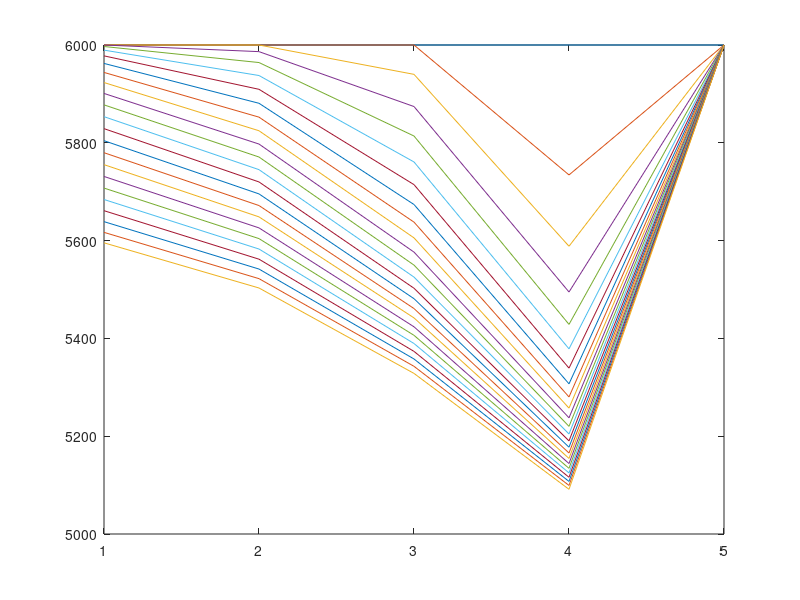

Here is the MATLAB script that generated this plot:
%Amir Mohyeddini
%EXPLICIT
%noflow______press.
%else is important




%%%%%%%%%%%%%%%%%%%%%%%%%%%%%%%%%%%%%%%%%%%%%%%%%%%%%%%%%%%%%%%%%%%%%%%%%%1
clc;
clear;
close all;
N=5;
phi=0.18;
deltax=zeros(1,N);
for i=1:N
   deltax(1,i)=1000; 
end
dy=1000;
dz=75;
% permx=15;
permx=zeros(1,N);
for i=1:N
   permx(1,i)=15; 
    
end
% Bo=1;
co=3.5e-6;
Bo=@(p) 1/(1+co*(p-4200));

muob=3.5;
pb=2635;
mu=@(p) 10;%muob*(p/pb)^(2.6*(p^1.187)*exp(-11.513+(-8.98e-5*p)));


pint=6000;
pr=6000;
deltat=15;
time=360;
nt=time/deltat;
pressure=zeros(nt,N);
pressure(1,:)=pint;
pressure(:,end)=pr;
betac=1.127e-3;
alphac=5.615;
Ax=dy*dz;
vb=Ax.*deltax;
q=zeros(1,N);
q(4)=-150;


for n=2:nt

    for i=1:N-1 

        if i==1 
         right=(betac*Ax*(deltax(1,i)+deltax(1,i+1))/(deltax(1,i)/permx(1,i)+deltax(1,i+1)/permx(1,i+1)))/(mu(1/2*(pressure(n-1,i)+pressure(n-1,i+1)))*Bo(1/2*(pressure(n-1,i)+pressure(n-1,i+1)))*(1/2*(deltax(1,i)+deltax(1,i+1))));
%          left=(betac*Ax*(deltax(1,i)+deltax(1,i))/(deltax(1,i)/permx(1,i)+deltax(1,i)/permx(1,i)))/(mu*Bo(1/2*(pressure(n-1,i)+pressure(n-1,i)))*(1/2*(deltax(1,i)+deltax(1,i))));
         pressure(n,i)=pressure(n-1,i)+((alphac*Bo(pressure(n-1,i))*deltat)/(vb(1,i)*phi*co))*q(1,i)+((alphac*Bo(pressure(n-1,i))*deltat)/(vb(1,i)*phi*co))*(right*pressure(n-1,i+1)-((right)*(pressure(n-1,i))));   

        elseif i==N-1
          right=(betac*Ax*(deltax(1,i)+deltax(1,i))/(deltax(1,i)/permx(1,i)+deltax(1,i)/permx(1,i)))/(mu(1/2*(pressure(n-1,i)+pressure(n-1,i)))*Bo(1/2*(pressure(n-1,i)+pressure(n-1,i)))*(1/2*(deltax(1,i)+deltax(1,i))));
         left=(betac*Ax*(deltax(1,i)+deltax(1,i-1))/(deltax(1,i)/permx(1,i)+deltax(1,i-1)/permx(1,i-1)))/(mu(1/2*(pressure(n-1,i)+pressure(n-1,i-1)))*Bo(1/2*(pressure(n-1,i)+pressure(n-1,i-1)))*(1/2*(deltax(1,i)+deltax(1,i-1))));
         pressure(n,i)=pressure(n-1,i)+(alphac*Bo(pressure(n-1,i))*deltat)/(vb(1,i)*phi*co)*q(1,i)+(alphac*Bo(pressure(n-1,i))*deltat)/(vb(1,i)*phi*co)*((right*pressure(n-1,i+1)-(right+left)*(pressure(n-1,i)))+(left*pressure(n-1,i-1)));   

      
        else
         right=(betac*Ax*(deltax(1,i)+deltax(1,i+1))/(deltax(1,i)/permx(1,i)+deltax(1,i+1)/permx(1,i+1)))/(mu(1/2*(pressure(n-1,i)+pressure(n-1,i+1)))*Bo(1/2*(pressure(n-1,i)+pressure(n-1,i+1)))*(1/2*(deltax(1,i)+deltax(1,i+1))));
         left=(betac*Ax*(deltax(1,i)+deltax(1,i-1))/(deltax(1,i)/permx(1,i)+deltax(1,i-1)/permx(1,i-1)))/(mu(1/2*(pressure(n-1,i)+pressure(n-1,i-1)))*Bo(1/2*(pressure(n-1,i)+pressure(n-1,i-1)))*(1/2*(deltax(1,i)+deltax(1,i-1))));

        pressure(n,i)=pressure(n-1,i)+(alphac*Bo(pressure(n-1,i))*deltat)/(vb(1,i)*phi*co)*q(1,i)+(alphac*Bo(pressure(n-1,i))*deltat)/(vb(1,i)*phi*co)*((right*pressure(n-1,i+1)-(right+left)*(pressure(n-1,i)))+(left*pressure(n-1,i-1)));   


        end
    
    end
   
end

for n=1:nt
   plot(pressure(n,:))
   hold on
end


